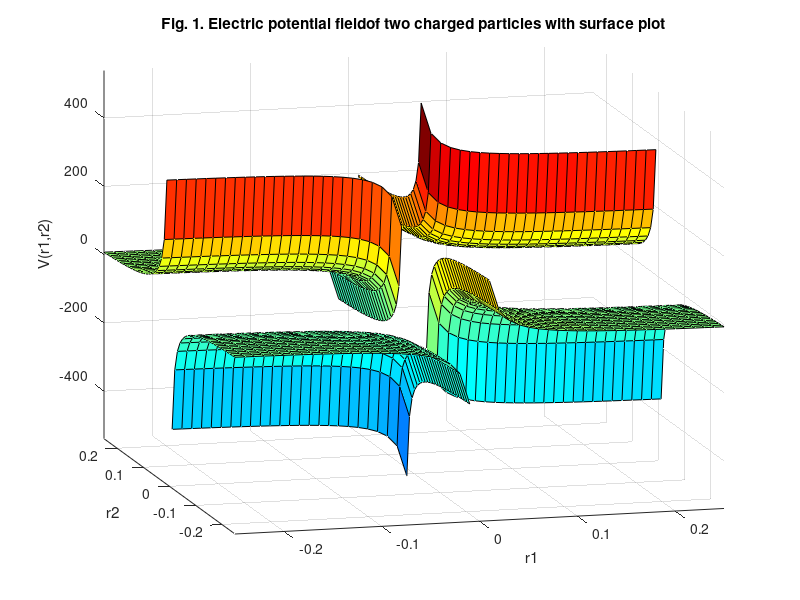
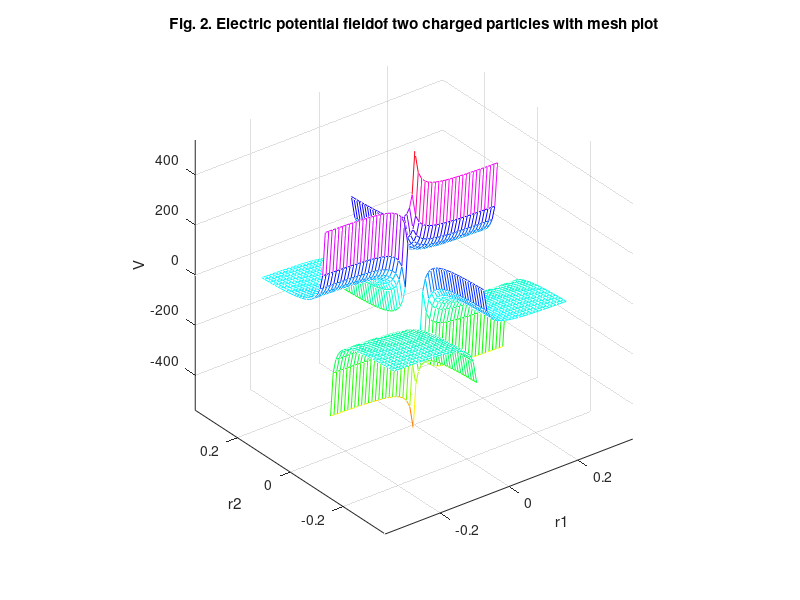

Here is the MATLAB script that generated these plots, in order:
%% plot_ex19.m
% q1, q2 are charges of the particles in coulombs (C)
% r1, r2 are distances of the charges from the point in meters 
% epsilon is permittivity of free space
% r1,r2, V(r1,r2) are coordinate systems for plotting
close all
[r1, r2] = meshgrid(-0.25:0.01:.25);
epsilon  = 8.854e-12;q1 = 2e-10; q2=4e-10; 
coeff    = (1./(4*pi*epsilon));
V = coeff.*(q1./r1 + q2./r2);
figure(1) % Surface plot
surface(r1,r2,V); xlabel('r1'); ylabel('r2'); zlabel('V(r1,r2)')
title(['Fig. 1. Electric potential field', ...
'of two charged particles with surface plot'])
grid on, view(-15,15), axis tight, colormap Jet
figure(2) % Meshed plot with contour 
mesh(r1,r2,V); xlabel('r1'); ylabel('r2'); zlabel('V');
title(['Fig. 2. Electric potential field', ...
'of two charged particles with mesh plot']); 
axis vis3d; colormap hsv
